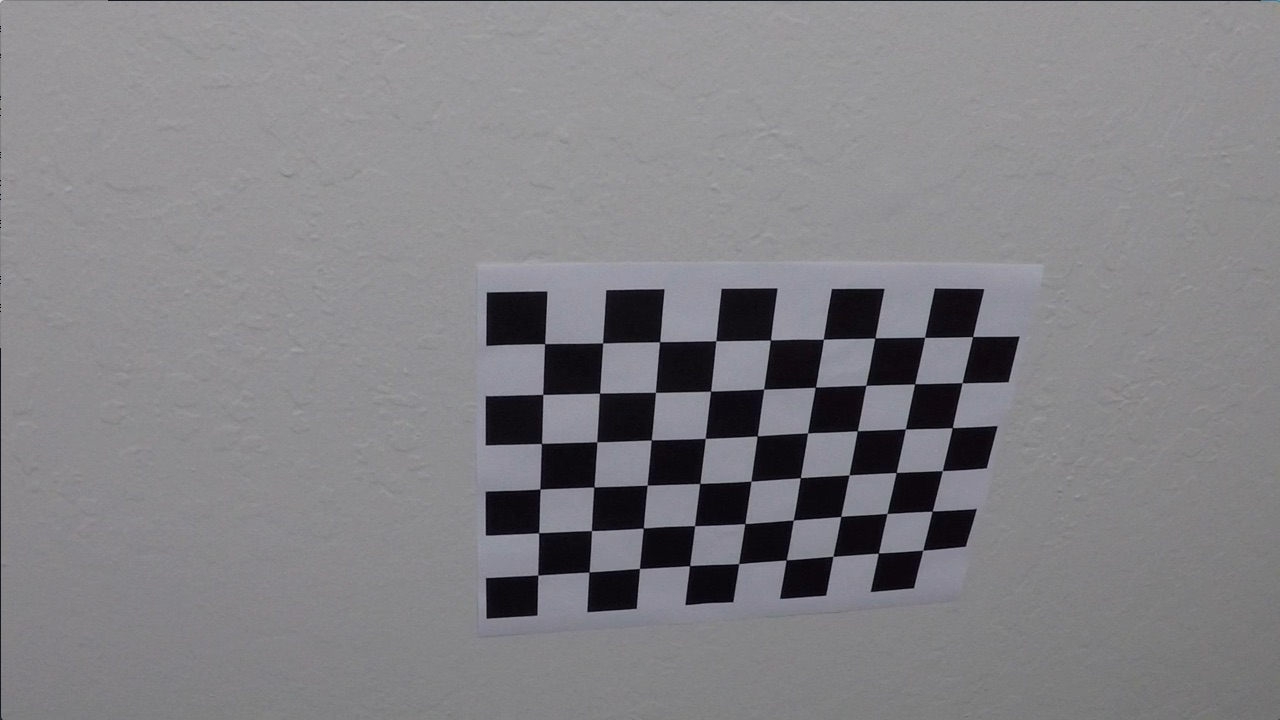
#> input picture P4/camera_cal/calibration10.jpg, 1280 x 720 px; its folder holds only this picture in this run
$ jupyter execute --allow-errors Advanced_Finding_Lanes.ipynb   (shell and % lines are left out)   (older library calls are emulated)
#> lines starting #> are read from the running program, lines starting #| are printed output that depends on the picture; after the words box and inside, x2 and y2 are one past the last pixel; in counts of white or black regions, pixels touching at a corner belong together; long printed decimals are rounded
[cell 1]
#importing some useful packages
import matplotlib.pyplot as plt
import matplotlib.image as mpimg
import numpy as np
import glob
import cv2

[cell 2]
# Read in the chessborad images for camera calibration

# Prepare object points, like (0,0,0), (1,0,0), (2,0,0) ....,(6,5,0)
objp = np.zeros((6*9,3), np.float32)
objp[:,:2] = np.mgrid[0:9,0:6].T.reshape(-1,2)

# Arrays to store object points and image points from all the images.
objpoints = [] # 3d points in real world space
imgpoints = [] # 2d points in image plane.

# Make a list of calibration images
images = glob.glob('camera_cal/calibration*.jpg')

# Step through the list and search for chessboard corners
for fname in images:
    img = cv2.imread(fname)
#> img is the input picture: shape (720, 1280, 3); mean B, G, R 133.1, 129.4, 130.2
    gray = cv2.cvtColor(img,cv2.COLOR_BGR2GRAY)

    # Find the chessboard corners
    ret, corners = cv2.findChessboardCorners(gray, (9,6),None)
#> ret = True; corners = 54 rows, first 8: [545.3, 343.1], [602.7, 342.8], [660.1, 341.3], [715.8, 340.7], [770.6, 340], [823.5, 339.2], [874.3, 338.5], [925.1, 337.4]

    # If found, add object points, image points
    if ret == True:
        objpoints.append(objp)
        imgpoints.append(corners)

[cell 3]
# Performs the camera calibration, image distortion correction and returns the undistorted image
def cal_undistort(img, objpoints, imgpoints):
    ret, mtx, dist, rvecs, tvecs = cv2.calibrateCamera(objpoints,\
    imgpoints, img.shape[:2], None, None)
    undist = cv2.undistort(img, mtx, dist, None, mtx)
    return undist

# Use color transform and gradients to create a thresholded binary image
def threshold(img, s_thresh=(170, 255), sx_thresh=(20, 100)):
    img = np.copy(img)
    # Convert to HLS color space and separate the S channel
    hls = cv2.cvtColor(img, cv2.COLOR_RGB2HLS).astype(np.float)
    s_channel = hls[:,:,2]
    # Sobel x
    gray = cv2.cvtColor(img, cv2.COLOR_RGB2GRAY)
    sobelx = cv2.Sobel(gray, cv2.CV_64F, 1, 0) # Take the derivative in x
    abs_sobelx = np.absolute(sobelx) # Absolute x derivative to accentuate lines away from horizontal
    scaled_sobel = np.uint8(255*abs_sobelx/np.max(abs_sobelx))

    # Threshold x gradient
    sxbinary = np.zeros_like(scaled_sobel)
    sxbinary[(scaled_sobel >= sx_thresh[0]) & (scaled_sobel <= sx_thresh[1])] = 1

    # Threshold color channel
    s_binary = np.zeros_like(s_channel)
    s_binary[(s_channel >= s_thresh[0]) & (s_channel <= s_thresh[1])] = 1

    # Combine the two binary thresholds
    combined_binary = np.zeros_like(sxbinary)
    combined_binary[(s_binary == 1) | (sxbinary == 1)] = 1

    return combined_binary

# Define the perspective transformation to obtain birds-eye view
def perspective_transform(img):
    src = np.float32([[575,464],[710,464], [1093,714], [218,714]])
    img_size = (img.shape[1], img.shape[0])
    dst = np.float32([[300,0],[950,0], [950,img_size[1]], [300,img_size[1]]])
    M = cv2.getPerspectiveTransform(src, dst)
    Minv = cv2.getPerspectiveTransform(dst, src)
    warped = cv2.warpPerspective(img, M, img_size)
    return warped, Minv

# Detect lane pixels and fit to find the lane boundary using blind search
def fit_binary_warped(binary_warped):
    histogram = np.sum(binary_warped[np.int(binary_warped.shape[0]/2):,:], axis=0)
    # Create an output image to draw on and  visualize the result
    out_img = np.dstack((binary_warped, binary_warped, binary_warped))*255
    # Find the peak of the left and right halves of the histogram
    # These will be the starting point for the left and right lines
    midpoint = np.int(histogram.shape[0]/2)
    leftx_base = np.argmax(histogram[:midpoint])
    rightx_base = np.argmax(histogram[midpoint:]) + midpoint

    # Choose the number of sliding windows
    nwindows = 9
    # Set height of windows
    window_height = np.int(binary_warped.shape[0]/nwindows)
    # Identify the x and y positions of all nonzero pixels in the image
    nonzero = binary_warped.nonzero()
    nonzeroy = np.array(nonzero[0])
    nonzerox = np.array(nonzero[1])
    # Current positions to be updated for each window
    leftx_current = leftx_base
    rightx_current = rightx_base
    # Set the width of the windows +/- margin
    margin = 110
    # Set minimum number of pixels found to recenter window
    minpix = 50
    # Create empty lists to receive left and right lane pixel indices
    left_lane_inds = []
    right_lane_inds = []

    # Step through the windows one by one
    for window in range(nwindows):
        # Identify window boundaries in x and y (and right and left)
        win_y_low = binary_warped.shape[0] - (window+1)*window_height
        win_y_high = binary_warped.shape[0] - window*window_height
        win_xleft_low = leftx_current - margin
        win_xleft_high = leftx_current + margin
        win_xright_low = rightx_current - margin
        win_xright_high = rightx_current + margin
        # Draw the windows on the visualization image
        cv2.rectangle(out_img,(win_xleft_low,win_y_low),(win_xleft_high,win_y_high),(0,255,0), 2)
        cv2.rectangle(out_img,(win_xright_low,win_y_low),(win_xright_high,win_y_high),(0,255,0), 2)
        # Identify the nonzero pixels in x and y within the window
        good_left_inds = ((nonzeroy >= win_y_low) & (nonzeroy < win_y_high)\
         & (nonzerox >= win_xleft_low) & (nonzerox < win_xleft_high)).nonzero()[0]
        good_right_inds = ((nonzeroy >= win_y_low) & (nonzeroy < win_y_high)\
         & (nonzerox >= win_xright_low) & (nonzerox < win_xright_high)).nonzero()[0]

        # Append these indices to the lists
        left_lane_inds.append(good_left_inds)
        right_lane_inds.append(good_right_inds)
        # If you found > minpix pixels, recenter next window on their mean position
        if len(good_left_inds) > minpix:
            leftx_current = np.int(np.mean(nonzerox[good_left_inds]))
        if len(good_right_inds) > minpix:
            rightx_current = np.int(np.mean(nonzerox[good_right_inds]))

    # Concatenate the arrays of indices
    left_lane_inds = np.concatenate(left_lane_inds)
    right_lane_inds = np.concatenate(right_lane_inds)

    # Extract left and right line pixel positions
    leftx = nonzerox[left_lane_inds]
    lefty = nonzeroy[left_lane_inds]
    rightx = nonzerox[right_lane_inds]
    righty = nonzeroy[right_lane_inds]

    # Fit a second order polynomial to each
    left_fit = np.polyfit(lefty, leftx, 2)
    right_fit = np.polyfit(righty, rightx, 2)

# [13 lines of commented-out code are left out]

    return left_fit, right_fit

# Detect lane pixels and fit to find the lane boundary using look ahead filter
# [17 lines left out: function fit_binary_warped_look_ahead_filter, not called in this run]

# Compute the curvature of lane line
def curvature(left_fit, right_fit):
    ploty = np.linspace(0, 719, num=720)
    left_fitx = left_fit[0]*ploty**2 + left_fit[1]*ploty + left_fit[2]
    right_fitx = right_fit[0]*ploty**2 + right_fit[1]*ploty + right_fit[2]
    y_eval = np.max(ploty)/2
    ym_per_pix = 30/720 # meters per pixel in y dimension
    xm_per_pix = 3.7/700 # meters per pixel in x dimension

    # Fit new polynomials to x,y in world space
    left_fit_cr = np.polyfit(ploty*ym_per_pix, left_fitx*xm_per_pix, 2)
    right_fit_cr = np.polyfit(ploty*ym_per_pix, right_fitx*xm_per_pix, 2)
    # Calculate the new radii of curvature
    left_curverad = ((1 + (2*left_fit_cr[0]*y_eval*ym_per_pix + left_fit_cr[1])**2)**1.5) / np.absolute(2*left_fit_cr[0])
    right_curverad = ((1 + (2*right_fit_cr[0]*y_eval*ym_per_pix + right_fit_cr[1])**2)**1.5) / np.absolute(2*right_fit_cr[0])
    return left_curverad, right_curverad

# Compute the vehicle's distance from lane center.
def distance_from_center(img, left_fit, right_fit):
    y_max = img.shape[0]
    x_max = img.shape[1]
    left_fitx = left_fit[0]*y_max**2 + left_fit[1]*y_max + left_fit[2]
    right_fitx = right_fit[0]*y_max**2 + right_fit[1]*y_max + right_fit[2]
    xm_per_pix = 3.7/700
    dist = x_max/2-(left_fitx+right_fitx)/2
    if dist>=0: direction = 'right'
    else: direction = 'left'
    distance = np.abs(dist)*xm_per_pix
    return distance, direction

# Draw the detected lane boundaries back onto the original image
def drawing(undist, warped, left_fit, right_fit, Minv):
    ploty = np.linspace(0, 719, num=720)
    left_fitx = left_fit[0]*ploty**2 + left_fit[1]*ploty + left_fit[2]
    right_fitx = right_fit[0]*ploty**2 + right_fit[1]*ploty + right_fit[2]
    # Create an image to draw the lines on
    warp_zero = np.zeros_like(warped).astype(np.uint8)
    color_warp = np.dstack((warp_zero, warp_zero, warp_zero))

    # Recast the x and y points into usable format for cv2.fillPoly()
    pts_left = np.array([np.transpose(np.vstack([left_fitx, ploty]))])
    pts_right = np.array([np.flipud(np.transpose(np.vstack([right_fitx, ploty])))])
    pts = np.hstack((pts_left, pts_right))

    # Draw the lane onto the warped blank image
    cv2.fillPoly(color_warp, np.int_([pts]), (0,255, 0))

    # Warp the blank back to original image space using inverse perspective matrix (Minv)
    newwarp = cv2.warpPerspective(color_warp, Minv, (image.shape[1], image.shape[0]))
    # Combine the result with the original image
    result = cv2.addWeighted(undist, 1, newwarp, 0.3, 0)
    return result

#> (a cell that did not finish here is left out)

[cell 5]
# Plot the image of each stage of the defined pipeline
image = mpimg.imread('test_images/test4.jpg')
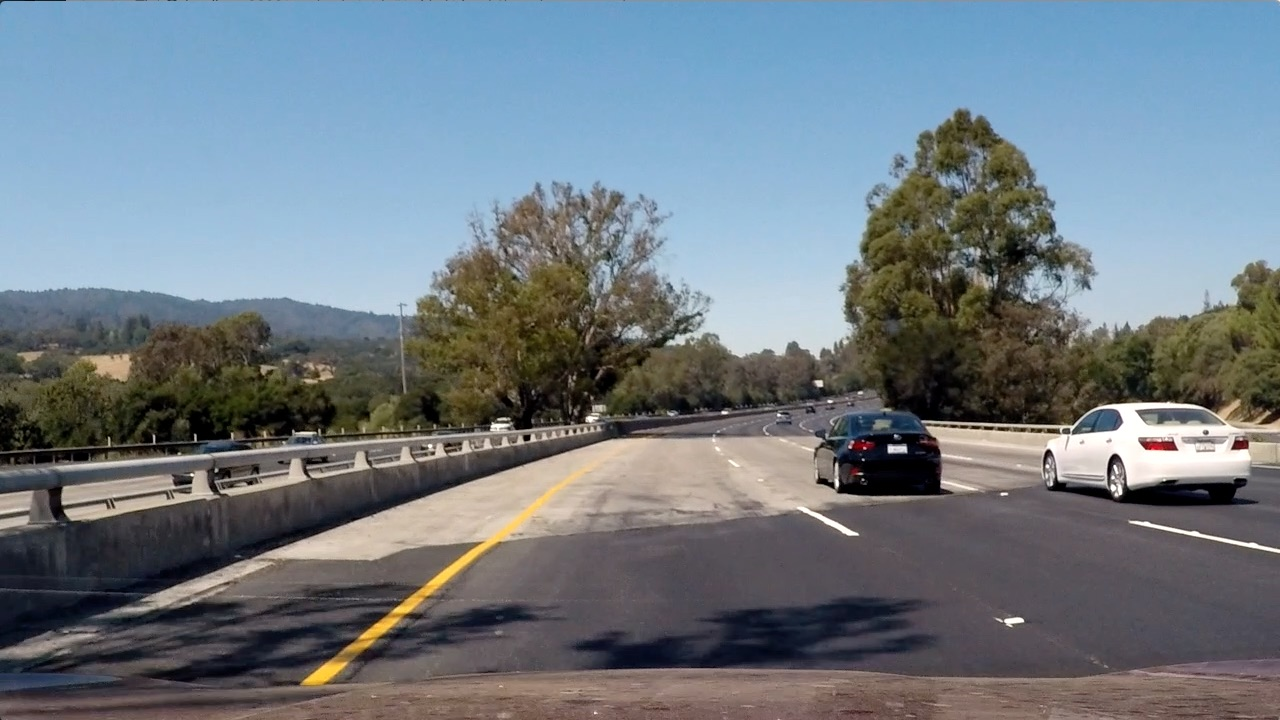
#> input picture P4/test_images/test4.jpg, 1280 x 720 px
#> image is the input picture: shape (720, 1280, 3); mean R, G, B 112.2, 122.7, 130.9
undist = cal_undistort(image, objpoints, imgpoints)
#> in cal_undistort, `ret, mtx, dist, rvecs, tvecs = cv2.calibrateCamera(objpoints,\ imgpoin..`: ret = 0.714; mtx = [[737.2, 0, 466.5], [0, 560.8, 623.9], [0, 0, 1]]; dist = [[-0.0616, -0.0725, -0.053, 0.0274, 0.0478]]; rvecs = ([0.27, -0.164, -0.0427],); tvecs = ([1.24, -6.02, 12.79],)
combined_binary = threshold(undist)
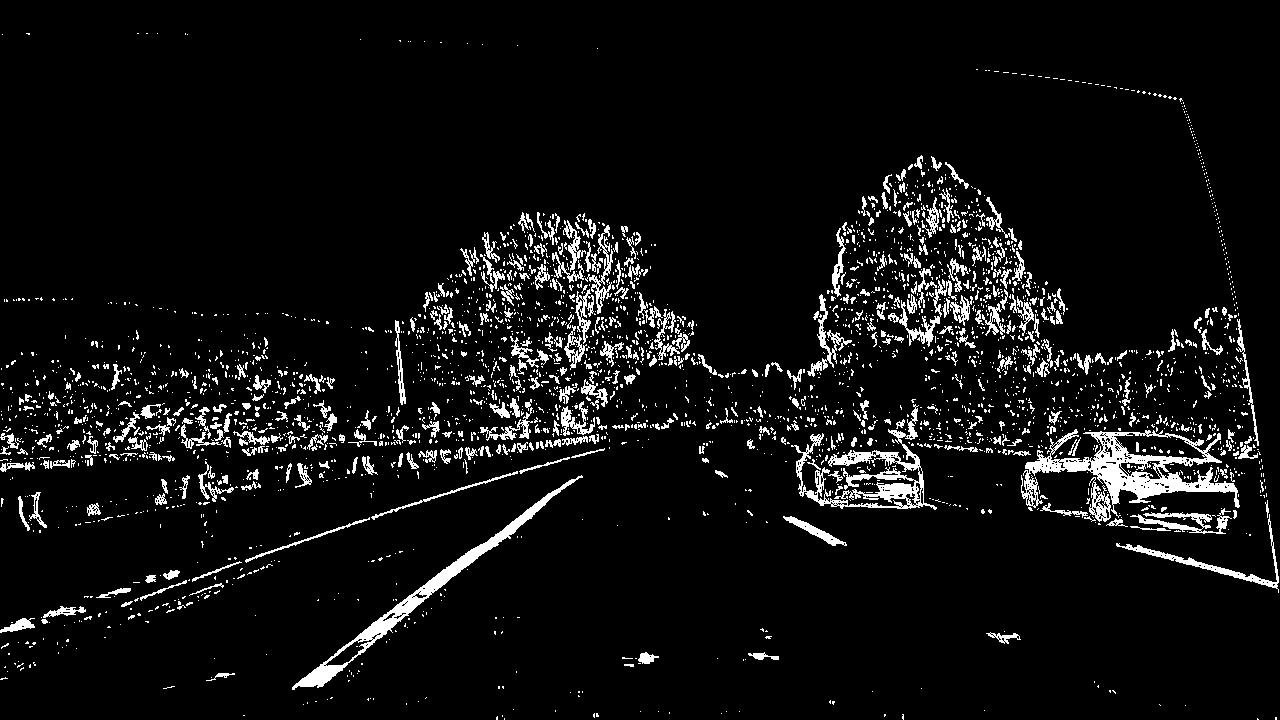
#> combined_binary: shape (720, 1280); values 0 (black) and 1 (white), 6.4% white; 3161 white regions (2713 under 20 px), largest, box (x1, y1, x2, y2) and area: (1021, 429, 1240, 518) 5625, (292, 475, 583, 690) 3622, (791, 404, 937, 510) 3534
warped, Minv = perspective_transform(combined_binary)
#> Minv = [[0.208, -0.752, 512.7], [-5.98e-17, -0.491, 464], [0, -0.00117, 1]]
plt.imshow(image)
plt.show()
plt.imshow(undist)
plt.savefig('output_images/undist')
plt.show()
plt.imshow(combined_binary,cmap='gray')
plt.savefig('output_images/combined_binary')
plt.show()
plt.imshow(warped,cmap='gray')
plt.savefig('output_images/warped')
plt.show()
left_fit, right_fit = fit_binary_warped(warped)
#> in fit_binary_warped, `histogram = np.sum(binary_warped[np.int(binary_warped.shape[0]/2):,:],..`: histogram = 1280 values, max 347 at index 350, min 0 at index 86, mean 18.33
#> in fit_binary_warped, `leftx_base = np.argmax(histogram[:midpoint])`: leftx_base = 350
#> in fit_binary_warped, `rightx_base = np.argmax(histogram[midpoint:]) + midpoint`: rightx_base = 951
#> in fit_binary_warped, `nonzero = binary_warped.nonzero()`: nonzero = 53924 positions, rows 0 to 719, columns 0 to 1279
#> in fit_binary_warped, `leftx_current = leftx_base`: leftx_current = 350
#> in fit_binary_warped, `rightx_current = rightx_base`: rightx_current = 951
#> the loop in fit_binary_warped, `for window in range(nwindows):` made 9 passes
#> (win_xleft_low, win_xleft_high, win_xright_low, win_xright_high, leftx_current, rightx_current) on passes 1, 3, 4, 6, 7: (240, 460, 841, 1061, 338, 979), (230, 450, 869, 1089, 351, 955), (241, 461, 845, 1065, 354, 931), (245, 465, 821, 1041, 364, 946), (254, 474, 836, 1056, 377, 934)
#> after the loop in fit_binary_warped, `for window in range(nwindows):`:
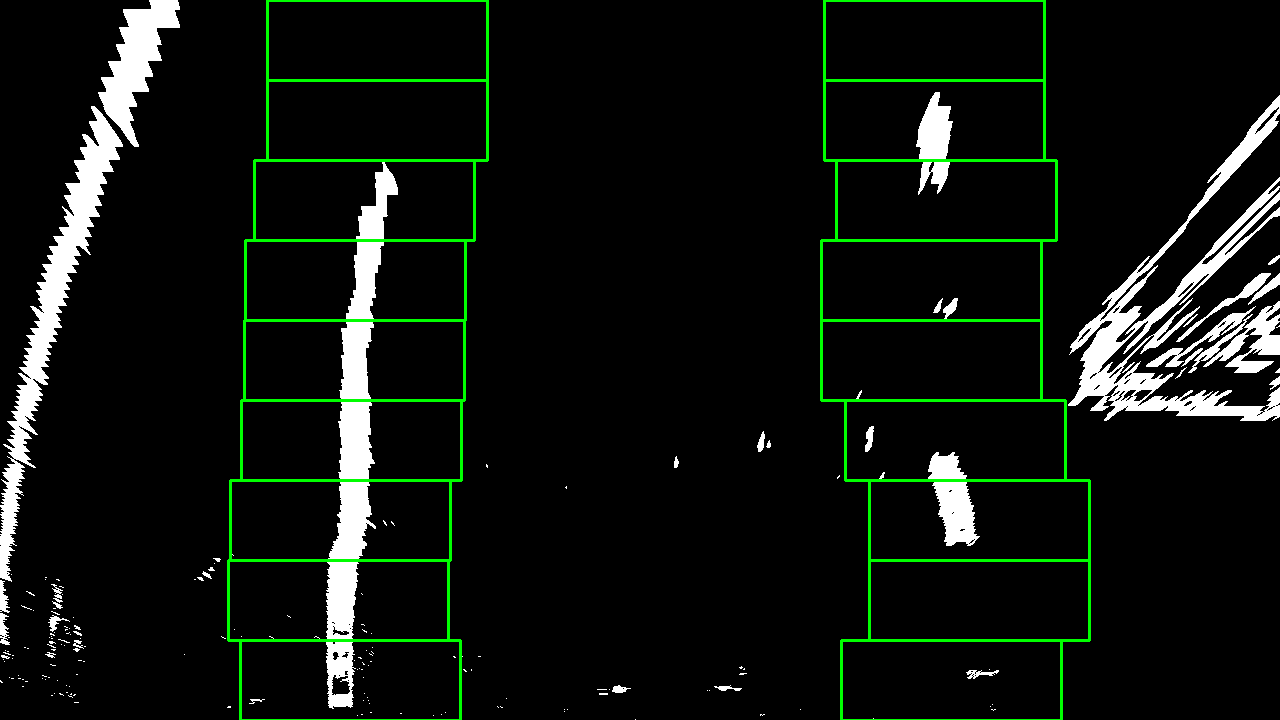
#> out_img: shape (720, 1280, 3); mean of channels 0, 1, 2 14.7, 20.5, 14.7; drawn as B, G, R
#> after the loop in fit_binary_warped, `for window in range(nwindows):`: left_lane_inds = 9 items
#> in fit_binary_warped, `left_lane_inds = np.concatenate(left_lane_inds)`: left_lane_inds = 13929 values, max 53919 at index 1456, min 8969 at index 12425, mean 36788.1
#> in fit_binary_warped, `right_lane_inds = np.concatenate(right_lane_inds)`: right_lane_inds = 5672 values, max 53922 at index 145, min 3868 at index 3988, mean 28626.9
#> in fit_binary_warped, `leftx = nonzerox[left_lane_inds]`: leftx = 13929 values, max 455 at index 435, min 231 at index 5852, mean 354.2
#> in fit_binary_warped, `lefty = nonzeroy[left_lane_inds]`: lefty = 13929 values, max 715 at index 1455, min 160 at index 12425, mean 443.9
#> in fit_binary_warped, `rightx = nonzerox[right_lane_inds]`: rightx = 5672 values, max 998 at index 12, min 856 at index 2171, mean 942.8
#> in fit_binary_warped, `righty = nonzeroy[right_lane_inds]`: righty = 5672 values, max 718 at index 145, min 92 at index 3988, mean 348.5
#> in fit_binary_warped, `left_fit = np.polyfit(lefty, leftx, 2)`: left_fit = [6.71e-05, -0.134, 398.8]
#> in fit_binary_warped, `right_fit = np.polyfit(righty, rightx, 2)`: right_fit = [0.000361, -0.191, 953.8]
#> left_fit = [6.71e-05, -0.134, 398.8]; right_fit = [0.000361, -0.191, 953.8]
left_curverad, right_curverad = curvature(left_fit, right_fit)
#> in curvature, `left_fitx = left_fit[0]*ploty**2 + left_fit[1]*ploty + left_fit[2]`: left_fitx = 720 values, max 398.8 at index 0, min 337.5 at index 719, mean 362.3
#> in curvature, `right_fitx = right_fit[0]*ploty**2 + right_fit[1]*ploty + right_fit[2]`: right_fitx = 720 values, max 1003.2 at index 719, min 928.6 at index 264, mean 947.5
#> in curvature, `left_fit_cr = np.polyfit(ploty*ym_per_pix, left_fitx*xm_per_pix, 2)`: left_fit_cr = [0.000204, -0.0169, 2.11]
#> in curvature, `right_fit_cr = np.polyfit(ploty*ym_per_pix, right_fitx*xm_per_pix, 2)`: right_fit_cr = [0.0011, -0.0242, 5.04]
#> in curvature, `left_curverad = ((1 + (2*left_fit_cr[0]*y_eval*ym_per_pix + left_fit_c..`: left_curverad = 2446.4
#> in curvature, `right_curverad = ((1 + (2*right_fit_cr[0]*y_eval*ym_per_pix + right_fi..`: right_curverad = 455.1
#> left_curverad = 2446.4; right_curverad = 455.1
print(left_curverad, right_curverad)
#| 2446.373 455.105
distance, direction = distance_from_center(image, left_fit, right_fit)
#> in distance_from_center, `left_fitx = left_fit[0]*y_max**2 + left_fit[1]*y_max + left_fit[2]`: left_fitx = 337.4
#> in distance_from_center, `right_fitx = right_fit[0]*y_max**2 + right_fit[1]*y_max + right_fit[2]`: right_fitx = 1003.6
#> in distance_from_center, `dist = x_max/2-(left_fitx+right_fitx)/2`: dist = -30.49
#> in distance_from_center, `distance = np.abs(dist)*xm_per_pix`: distance = 0.161
#> distance = 0.161; direction = 'left'
result = drawing(undist, warped, left_fit, right_fit, Minv)
#> in drawing, `left_fitx = left_fit[0]*ploty**2 + left_fit[1]*ploty + left_fit[2]`: left_fitx = 720 values, max 398.8 at index 0, min 337.5 at index 719, mean 362.3
#> in drawing, `right_fitx = right_fit[0]*ploty**2 + right_fit[1]*ploty + right_fit[2]`: right_fitx = 720 values, max 1003.2 at index 719, min 928.6 at index 264, mean 947.5
#> in drawing, `pts_left = np.array([np.transpose(np.vstack([left_fitx, ploty]))])`: pts_left = 720 pairs, first value 337.5 to 398.8, second value 0 to 719
#> in drawing, `pts_right = np.array([np.flipud(np.transpose(np.vstack([right_fitx, pl..`: pts_right = 720 pairs, first value 928.6 to 1003.2, second value 0 to 719
#> in drawing, `pts = np.hstack((pts_left, pts_right))`: pts = 1440 pairs, first value 337.5 to 1003.2, second value 0 to 719
cv2.putText(result, 'Radius of Curvature = '+str('%.*f' % (2,(left_curverad+right_curverad)/2))+'m', (100,50),\
            cv2.FONT_HERSHEY_SIMPLEX,1.2,255,thickness=3)
cv2.putText(result, 'Vehicle is '+str('%.*f' % (2, distance))+'m '+direction+' of center', (100,100),\
            cv2.FONT_HERSHEY_SIMPLEX,1.2,255,thickness=3)
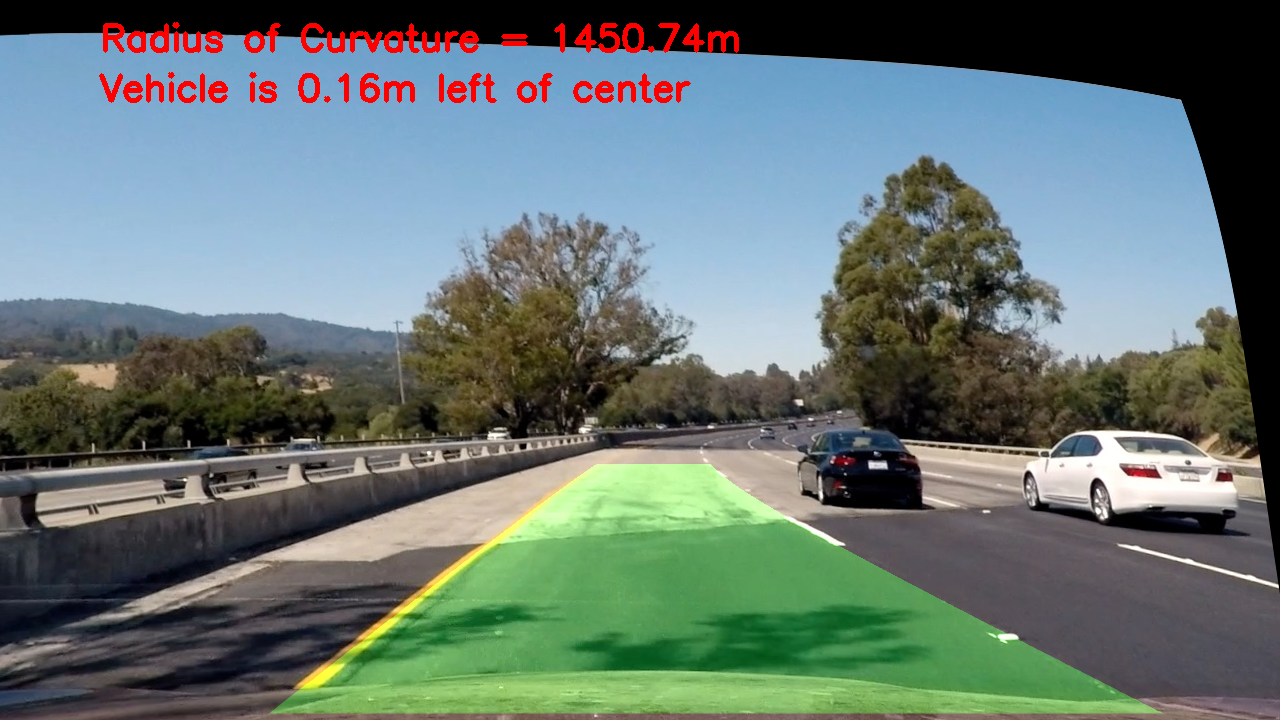
#> result: shape (720, 1280, 3); mean R, G, B 102.4, 117.4, 113.7
plt.imshow(result)
plt.savefig('output_images/final_result')
plt.show()
